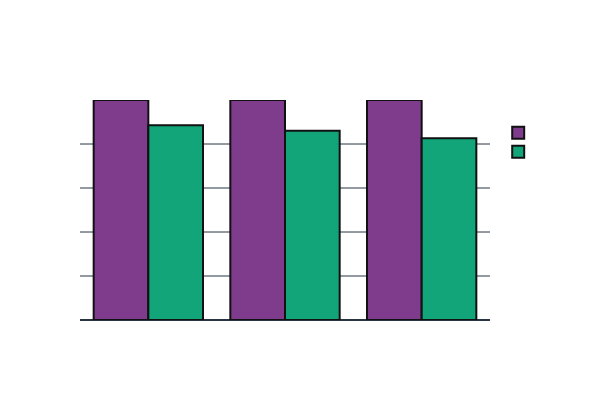

Write notebook code for a chart like this one.
### Code cell
# Create a DataFrame for accuracy and F1 comparison
results = pd.DataFrame({
    'Model': ['Decision Tree', 'KNN', 'Logistic Regression'],
    'Accuracy': [dt_score * 100, knn_score * 100, log_reg_score * 100],
    'F1 Score': [dt_f1 * 100, knn_f1 * 100, log_reg_f1 * 100]
})

# Melt the DataFrame to have "Metric" column (Accuracy/F1 Score) for Plotly
results_melted = results.melt(id_vars='Model', value_vars=['Accuracy', 'F1 Score'], 
                              var_name='Metric', value_name='Score')

# Plot dynamic graph using Plotly Express with a slimmer aspect ratio
fig = px.bar(
    results_melted, 
    x='Model', 
    y='Score', 
    color='Metric',
    barmode='group',  # Group bars for Accuracy and F1 Score side by side
    title='Accuracy and F1 Score Comparison of Different Models',
    text='Score',
    color_discrete_sequence=px.colors.qualitative.Bold
)

# Customize the layout for a slim and sleek look
fig.update_layout(
    title_font_size=20,
    xaxis_title='',
    yaxis_title='Percentage (%)',
    yaxis_range=[0, 100],
    template='plotly_dark',  # Dark theme for better contrast
    font=dict(
        family="Arial, sans-serif",
        size=12,
        color="white"
    ),
    plot_bgcolor='rgba(0,0,0,0)',
    paper_bgcolor='rgba(0,0,0,0)',
    showlegend=True,
    legend_title_text='Metric',
    width=600,  # Set width to make the graph slimmer
    height=400  # Adjust height accordingly
)

# Add hover information and display values
fig.update_traces(texttemplate='%{text:.2f}%', textposition='outside', marker_line_width=2)

# Show the figure
fig.show()

### Figure 1 — Plotly figure (JSON) as saved in the notebook; plotly's stock layout.template omitted (floating-point values rounded to 4 significant figures)
{"data": [{"alignmentgroup": "True", "hovertemplate": "Metric=Accuracy<br>Model=%{x}<br>Score=%{text}<extra></extra>", "legendgroup": "Accuracy", "marker": {"color": "rgb(127, 60, 141)", "line": {"width": 2}, "pattern": {"shape": ""}}, "name": "Accuracy", "offsetgroup": "Accuracy", "orientation": "v", "showlegend": true, "text": [99.97, 99.96, 99.95], "textposition": "outside", "texttemplate": "%{text:.2f}%", "type": "bar", "x": ["Decision Tree", "KNN", "Logistic Regression"], "xaxis": "x", "y": [99.97, 99.96, 99.95], "yaxis": "y"}, {"alignmentgroup": "True", "hovertemplate": "Metric=F1 Score<br>Model=%{x}<br>Score=%{text}<extra></extra>", "legendgroup": "F1 Score", "marker": {"color": "rgb(17, 165, 121)", "line": {"width": 2}, "pattern": {"shape": ""}}, "name": "F1 Score", "offsetgroup": "F1 Score", "orientation": "v", "showlegend": true, "text": [88.53, 86.0, 82.63], "textposition": "outside", "texttemplate": "%{text:.2f}%", "type": "bar", "x": ["Decision Tree", "KNN", "Logistic Regression"], "xaxis": "x", "y": [88.53, 86.0, 82.63], "yaxis": "y"}], "layout": {"barmode": "group", "font": {"color": "white", "family": "Arial, sans-serif", "size": 12}, "height": 400, "legend": {"title": {"text": "Metric"}, "tracegroupgap": 0}, "paper_bgcolor": "rgba(0,0,0,0)", "plot_bgcolor": "rgba(0,0,0,0)", "showlegend": true, "title": {"font": {"size": 20}, "text": "Accuracy and F1 Score Comparison of Different Models"}, "width": 600, "xaxis": {"anchor": "y", "domain": [0, 1], "title": {"text": ""}}, "yaxis": {"anchor": "x", "domain": [0, 1], "range": [0, 100], "title": {"text": "Percentage (%)"}}}}
